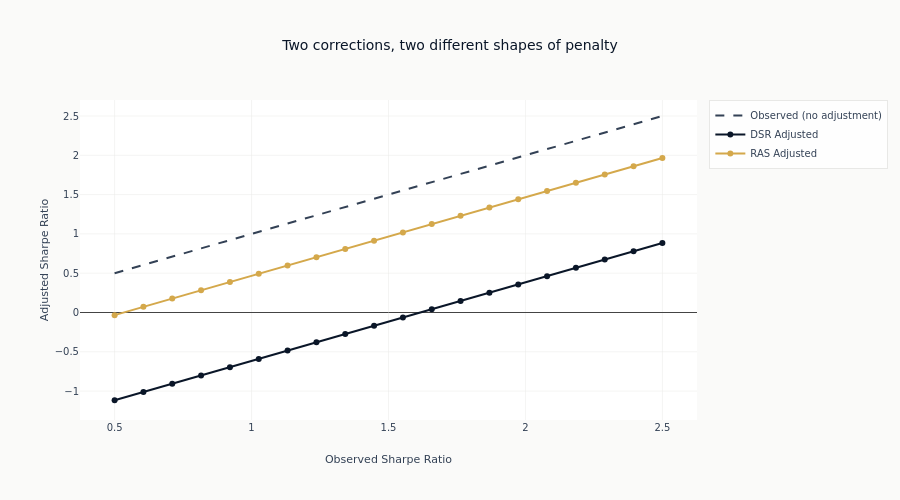

Here is the notebook cell this chart was saved with:
### Code cell
# Plot DSR vs RAS adjustments
fig = go.Figure()
fig.add_trace(
    go.Scatter(
        x=observed_range,
        y=observed_range,
        mode="lines",
        name="Observed (no adjustment)",
        line={"dash": "dash", "color": COLORS["neutral"]},
    )
)
fig.add_trace(
    go.Scatter(
        x=observed_range,
        y=dsr_adjusted_list,
        mode="lines+markers",
        name="DSR Adjusted",
        line={"color": COLORS["blue"]},
    )
)
fig.add_trace(
    go.Scatter(
        x=observed_range,
        y=ras_adjusted_list,
        mode="lines+markers",
        name="RAS Adjusted",
        line={"color": COLORS["amber"]},
    )
)

fig.update_layout(
    title="Two corrections, two different shapes of penalty",
    xaxis_title="Observed Sharpe Ratio",
    yaxis_title="Adjusted Sharpe Ratio",
    height=500,
)
fig.show()

### Figure 1 — Plotly figure (JSON) as saved in the notebook; plotly's stock layout.template omitted (floating-point values rounded to 4 significant figures)
{"data": [{"line": {"color": "#334155", "dash": "dash"}, "mode": "lines", "name": "Observed (no adjustment)", "type": "scatter", "x": [0.5, 0.6053, 0.7105, 0.8158, 0.9211, 1.026, 1.132, 1.237, 1.342, 1.447, 1.553, 1.658, 1.763, 1.868, 1.974, 2.079, 2.184, 2.289, 2.395, 2.5], "y": [0.5, 0.6053, 0.7105, 0.8158, 0.9211, 1.026, 1.132, 1.237, 1.342, 1.447, 1.553, 1.658, 1.763, 1.868, 1.974, 2.079, 2.184, 2.289, 2.395, 2.5]}, {"line": {"color": "#0a1628"}, "mode": "lines+markers", "name": "DSR Adjusted", "type": "scatter", "x": [0.5, 0.6053, 0.7105, 0.8158, 0.9211, 1.026, 1.132, 1.237, 1.342, 1.447, 1.553, 1.658, 1.763, 1.868, 1.974, 2.079, 2.184, 2.289, 2.395, 2.5], "y": [-1.116, -1.011, -0.9059, -0.8006, -0.6954, -0.5901, -0.4848, -0.3796, -0.2743, -0.169, -0.06378, 0.04148, 0.1467, 0.252, 0.3573, 0.4625, 0.5678, 0.6731, 0.7783, 0.8836]}, {"line": {"color": "#D4A84B"}, "mode": "lines+markers", "name": "RAS Adjusted", "type": "scatter", "x": [0.5, 0.6053, 0.7105, 0.8158, 0.9211, 1.026, 1.132, 1.237, 1.342, 1.447, 1.553, 1.658, 1.763, 1.868, 1.974, 2.079, 2.184, 2.289, 2.395, 2.5], "y": [-0.03351, 0.07176, 0.177, 0.2823, 0.3875, 0.4928, 0.5981, 0.7033, 0.8086, 0.9139, 1.019, 1.124, 1.23, 1.335, 1.44, 1.545, 1.651, 1.756, 1.861, 1.966]}], "layout": {"height": 500, "title": {"text": "Two corrections, two different shapes of penalty"}, "xaxis": {"title": {"text": "Observed Sharpe Ratio"}}, "yaxis": {"title": {"text": "Adjusted Sharpe Ratio"}}}}
